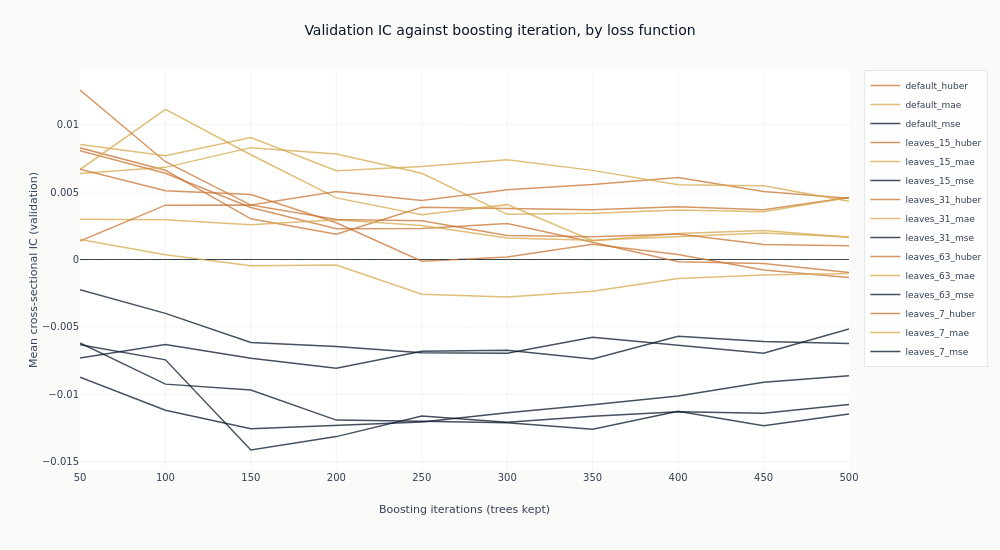

Notebook source saved alongside this figure:
### Markdown cell above
### What more trees do

Each line traces one configuration's out-of-sample IC as trees are added to it. This is the
figure the checkpoint dimension exists to produce, and it separates two things a single
end-of-training number cannot.

A line that rises and then falls has an interior optimum: the model was still learning, then
began fitting the training window at the expense of the validation folds. A line that wanders
without trend around zero never had anything to learn in the first place, and its highest point
is wherever the noise happened to peak. The difference matters, because both produce a
respectable-looking maximum.

### Code cell
curves = catalog.filter("full_coverage").sort("config_name", "checkpoint_value")
objectives = {"mse": COLORS["blue"], "mae": COLORS["amber"], "huber": COLORS["copper"]}


def objective_of(name: str) -> str:
    """Read the loss function out of a declared configuration name."""
    return next((key for key in objectives if name.endswith(key)), "mse")


fig_curves = go.Figure()
for config_name in curves.get_column("config_name").unique(maintain_order=True):
    series = curves.filter(pl.col("config_name") == config_name)
    fig_curves.add_trace(
        go.Scatter(
            x=series.get_column("checkpoint_value").to_list(),
            y=series.get_column("ic_mean").to_list(),
            mode="lines",
            name=config_name,
            line=dict(color=objectives[objective_of(config_name)], width=1.5),
            opacity=0.75,
        )
    )
fig_curves.add_hline(y=0, line_width=1, line_dash="dash", line_color=COLORS["neutral"])
fig_curves.update_layout(
    title="Validation IC against boosting iteration, by loss function",
    height=550,
    width=1000,
    margin=dict(t=70),
    legend=dict(font=dict(size=9)),
)
fig_curves.update_xaxes(title_text="Boosting iterations (trees kept)")
fig_curves.update_yaxes(title_text="Mean cross-sectional IC (validation)")
show_plotly_with_alt(
    fig_curves,
    "Line chart of mean validation information coefficient against boosting iteration, one line "
    "per configuration, coloured by loss function: blue for squared error, amber for absolute "
    "error, copper for Huber. A dashed line marks zero. The colours divide across it: the copper "
    "Huber lines run above zero for most of the range, the blue squared-error lines below it, "
    "and the amber absolute-error lines cross back and forth near it. Most lines reach their "
    "highest point in the first fifth of the range and drift afterwards.",
)

### Figure 1 — Plotly figure (JSON) as saved in the notebook; plotly's stock layout.template omitted (floating-point values rounded to 4 significant figures)
{"data": [{"line": {"color": "#C87533", "width": 1.5}, "mode": "lines", "name": "default_huber", "opacity": 0.75, "type": "scatter", "x": [50, 100, 150, 200, 250, 300, 350, 400, 450, 500], "y": [0.008287, 0.006626, 0.003022, 0.001882, 0.003881, 0.003763, 0.003692, 0.003915, 0.003687, 0.004612]}, {"line": {"color": "#D4A84B", "width": 1.5}, "mode": "lines", "name": "default_mae", "opacity": 0.75, "type": "scatter", "x": [50, 100, 150, 200, 250, 300, 350, 400, 450, 500], "y": [0.006383, 0.00684, 0.008303, 0.007824, 0.006399, 0.003354, 0.003424, 0.003676, 0.003541, 0.00461]}, {"line": {"color": "#0a1628", "width": 1.5}, "mode": "lines", "name": "default_mse", "opacity": 0.75, "type": "scatter", "x": [50, 100, 150, 200, 250, 300, 350, 400, 450, 500], "y": [-0.002251, -0.004, -0.006165, -0.006451, -0.006929, -0.006967, -0.005767, -0.006387, -0.006957, -0.005154]}, {"line": {"color": "#C87533", "width": 1.5}, "mode": "lines", "name": "leaves_15_huber", "opacity": 0.75, "type": "scatter", "x": [50, 100, 150, 200, 250, 300, 350, 400, 450, 500], "y": [0.00807, 0.006406, 0.003866, 0.002279, 0.002292, 0.002665, 0.001283, -0.0001699, -0.0003053, -0.0009592]}, {"line": {"color": "#D4A84B", "width": 1.5}, "mode": "lines", "name": "leaves_15_mae", "opacity": 0.75, "type": "scatter", "x": [50, 100, 150, 200, 250, 300, 350, 400, 450, 500], "y": [0.006677, 0.01114, 0.007775, 0.004573, 0.003326, 0.004072, 0.001393, 0.001934, 0.002144, 0.001643]}, {"line": {"color": "#0a1628", "width": 1.5}, "mode": "lines", "name": "leaves_15_mse", "opacity": 0.75, "type": "scatter", "x": [50, 100, 150, 200, 250, 300, 350, 400, 450, 500], "y": [-0.006329, -0.007448, -0.01414, -0.01315, -0.01161, -0.01208, -0.01163, -0.01129, -0.01141, -0.01076]}, {"line": {"color": "#C87533", "width": 1.5}, "mode": "lines", "name": "leaves_31_huber", "opacity": 0.75, "type": "scatter", "x": [50, 100, 150, 200, 250, 300, 350, 400, 450, 500], "y": [0.006709, 0.005101, 0.004817, 0.002726, -0.0001303, 0.0001771, 0.001133, 0.0003653, -0.0007788, -0.001329]}, {"line": {"color": "#D4A84B", "width": 1.5}, "mode": "lines", "name": "leaves_31_mae", "opacity": 0.75, "type": "scatter", "x": [50, 100, 150, 200, 250, 300, 350, 400, 450, 500], "y": [0.002993, 0.002942, 0.002572, 0.002948, 0.002522, 0.001603, 0.001422, 0.001675, 0.001961, 0.001664]}, {"line": {"color": "#0a1628", "width": 1.5}, "mode": "lines", "name": "leaves_31_mse", "opacity": 0.75, "type": "scatter", "x": [50, 100, 150, 200, 250, 300, 350, 400, 450, 500], "y": [-0.007315, -0.00631, -0.007325, -0.008078, -0.006803, -0.006734, -0.007387, -0.005706, -0.006083, -0.006244]}, {"line": {"color": "#C87533", "width": 1.5}, "mode": "lines", "name": "leaves_63_huber", "opacity": 0.75, "type": "scatter", "x": [50, 100, 150, 200, 250, 300, 350, 400, 450, 500], "y": [0.001364, 0.004035, 0.004053, 0.002971, 0.002881, 0.001786, 0.001697, 0.001885, 0.001119, 0.001026]}, {"line": {"color": "#D4A84B", "width": 1.5}, "mode": "lines", "name": "leaves_63_mae", "opacity": 0.75, "type": "scatter", "x": [50, 100, 150, 200, 250, 300, 350, 400, 450, 500], "y": [0.001478, 0.0003563, -0.0004698, -0.0004077, -0.002574, -0.002779, -0.002355, -0.001404, -0.001146, -0.001045]}, {"line": {"color": "#0a1628", "width": 1.5}, "mode": "lines", "name": "leaves_63_mse", "opacity": 0.75, "type": "scatter", "x": [50, 100, 150, 200, 250, 300, 350, 400, 450, 500], "y": [-0.008733, -0.0112, -0.01257, -0.01233, -0.01207, -0.01138, -0.01079, -0.01013, -0.009109, -0.008625]}, {"line": {"color": "#C87533", "width": 1.5}, "mode": "lines", "name": "leaves_7_huber", "opacity": 0.75, "type": "scatter", "x": [50, 100, 150, 200, 250, 300, 350, 400, 450, 500], "y": [0.01258, 0.007256, 0.00404, 0.005048, 0.004372, 0.005174, 0.00556, 0.006089, 0.005051, 0.004549]}, {"line": {"color": "#D4A84B", "width": 1.5}, "mode": "lines", "name": "leaves_7_mae", "opacity": 0.75, "type": "scatter", "x": [50, 100, 150, 200, 250, 300, 350, 400, 450, 500], "y": [0.008541, 0.007711, 0.009049, 0.006582, 0.006898, 0.007403, 0.006615, 0.00554, 0.005471, 0.004327]}, {"line": {"color": "#0a1628", "width": 1.5}, "mode": "lines", "name": "leaves_7_mse", "opacity": 0.75, "type": "scatter", "x": [50, 100, 150, 200, 250, 300, 350, 400, 450, 500], "y": [-0.006197, -0.009251, -0.009681, -0.01192, -0.01201, -0.01212, -0.0126, -0.01126, -0.01234, -0.01147]}], "layout": {"height": 550, "legend": {"font": {"size": 9}}, "margin": {"t": 70}, "shapes": [{"line": {"color": "#334155", "dash": "dash", "width": 1}, "type": "line", "x0": 0, "x1": 1, "xref": "x domain", "y0": 0, "y1": 0, "yref": "y"}], "title": {"text": "Validation IC against boosting iteration, by loss function"}, "width": 1000, "xaxis": {"title": {"text": "Boosting iterations (trees kept)"}}, "yaxis": {"title": {"text": "Mean cross-sectional IC (validation)"}}}}
